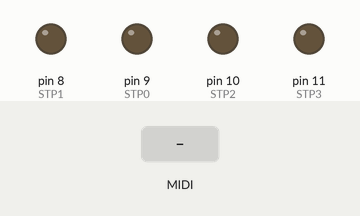
Recording of a sketch running on a simulated Arduino Uno, built with avr-gcc and run on an emulated ATmega328P. On the bench: output pins drawn as LEDs (lit = HIGH). The test bench sets the inputs (shaded band). MIDI output is not drawn.

Above: at 1.2 s.
1.3 s: MIDI note 48 received
At 1.45 s:
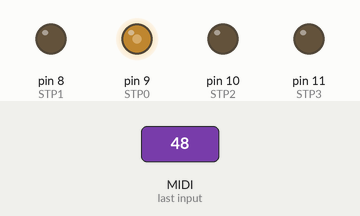
At 2.7 s:
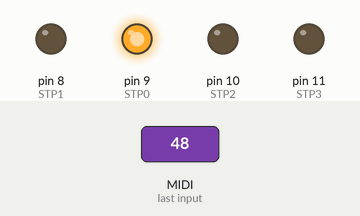
4.3 s: MIDI note 36 received
At 5.3 s:
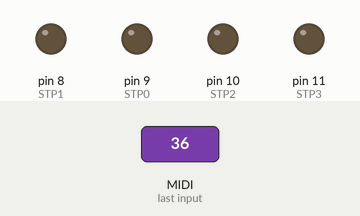
Timing chart, 0 to 7.3 s (numbered marks = the images above; inputs shaded):
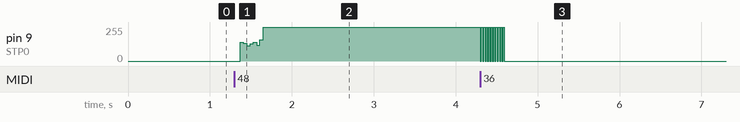

Measured:
- after the input at 1.3 s, pin 9 (STP0): 0/255 → 255/255 after 0.07 s
- after the input at 4.3 s, pin 9 (STP0): alternates 255/255 for 0.01 s and 0/255 for 0.01 s, 21 changes in all, then stays 0/255, starting at once

The sketch:

stepper_midiMAIN.ino
```cpp
#include <MIDI.h>

MIDI_CREATE_INSTANCE(HardwareSerial, Serial, MIDI);

#define set_bit(var, pin)    	var |= 1<<(unsigned char) pin
#define clr_bit(var, pin)   	var &= ~(1<<(unsigned char)pin)
#define tst_bit(var, pin)    	((var & (1<<(unsigned char) pin)) >> pin)
#define tgl_bit(var, pin)  		var ^= 1<<(unsigned char) pin

// Converts the MIDI note number to half the period for the actual note frequency
#define mtop(mid)				round(60000.0/((440.0/32.0)*pow(2,((mid-9.0)/12.0))))
//#define mtop(mid)   (int)(pow( 2,((mid-9.0)/12))*(440.0/32.0))
#define CN0						mtop(0)
#define CS0						mtop(1)
#define DN0						mtop(2)
#define DS0						mtop(3)
#define EN0						mtop(4)
#define FN0						mtop(5)
#define FS0						mtop(6)
#define GN0						mtop(7)
#define GS0						mtop(8)
#define AN0						mtop(9)
#define AS0						mtop(10)
#define BN0						mtop(11)

#define CN1						mtop(12)
#define CS1						mtop(13)
#define DN1						mtop(14)
#define DS1						mtop(15)
#define EN1						mtop(16)
#define FN1						mtop(17)
#define FS1						mtop(18)
#define GN1						mtop(19)
#define GS1						mtop(20)
#define AN1						mtop(21)
#define AS1						mtop(22)
#define BN1						mtop(23)

#define CN2						mtop(24)
#define CS2						mtop(25)
#define DN2						mtop(26)
#define DS2						mtop(27)
#define EN2						mtop(28)
#define FN2						mtop(29)
#define FS2						mtop(30)
#define GN2						mtop(31)
#define GS2						mtop(32)
#define AN2						mtop(33)
#define AS2						mtop(34)
#define BN2						mtop(35)

#define CN3						mtop(36)
#define CS3						mtop(37)
#define DN3						mtop(38)
#define DS3						mtop(39)
#define EN3						mtop(40)
#define FN3						mtop(41)
#define FS3						mtop(42)
#define GN3						mtop(43)
#define GS3						mtop(44)
#define AN3						mtop(45)
#define AS3						mtop(46)
#define BN3						mtop(47)

#define CN4						mtop(48)
#define CS4						mtop(49)
#define DN4						mtop(50)
#define DS4						mtop(51)
#define EN4						mtop(52)
#define FN4						mtop(53)
#define FS4						mtop(54)
#define GN4						mtop(55)
#define GS4						mtop(56)
#define AN4						mtop(57)
#define AS4						mtop(58)
#define BN4						mtop(59)

#define CN5						mtop(60)
#define CS5						mtop(61)
#define DN5						mtop(62)
#define DS5						mtop(63)
#define EN5						mtop(64)
#define FN5						mtop(65)
#define FS5						mtop(66)
#define GN5						mtop(67)
#define GS5						mtop(68)
#define AN5						mtop(69)
#define AS5						mtop(70)
#define BN5						mtop(71)

#define CN6						mtop(72)
#define CS6						mtop(73)
#define DN6						mtop(74)
#define DS6						mtop(75)
#define EN6						mtop(76)
#define FN6						mtop(77)
#define FS6						mtop(78)
#define GN6						mtop(79)
#define GS6						mtop(80)
#define AN6						mtop(81)
#define AS6						mtop(82)
#define BN6						mtop(83)

#define CN7						mtop(84)
#define CS7						mtop(85)
#define DN7						mtop(86)
#define DS7						mtop(87)
#define EN7						mtop(88)
#define FN7						mtop(89)
#define FS7						mtop(90)
#define GN7						mtop(91)
#define GS7						mtop(92)
#define AN7						mtop(93)
#define AS7						mtop(94)
#define BN7						mtop(95)

#define CN8						mtop(96)
#define CS8						mtop(97)
#define DN8						mtop(98)
#define DS8						mtop(99)
#define EN8						mtop(100)
#define FN8						mtop(101)
#define FS8						mtop(102)
#define GN8						mtop(103)
#define GS8						mtop(104)
#define AN8						mtop(105)
#define AS8						mtop(106)
#define BN8						mtop(107)

#define CN9						mtop(108)
#define CS9						mtop(109)
#define DN9						mtop(110)
#define DS9						mtop(111)
#define EN9						mtop(112)
#define FN9						mtop(113)
#define FS9						mtop(114)
#define GN9						mtop(115)
#define GS9						mtop(116)
#define AN9						mtop(117)
#define AS9						mtop(118)
#define BN9						mtop(119)

#define CN10					mtop(120)
#define CS10					mtop(121)
#define DN10					mtop(122)
#define DS10					mtop(123)
#define EN10					mtop(124)
#define FN10					mtop(125)
#define FS10					mtop(126)
#define GN10					mtop(127)

#define STP3 3
#define STP2 2
#define STP0 1
#define STP1 0

volatile const uint16_t period[128] = {	CN0, CS0, DN0, DS0, EN0, FN0, FS0, GN0, GS0, AN0, AS0, BN0,
										CN1, CS1, DN1, DS1, EN1, FN1, FS1, GN1, GS1, AN1, AS1, BN1,
										CN2, CS2, DN2, DS2, EN2, FN2, FS2, GN2, GS2, AN2, AS2, BN2,
										CN3, CS3, DN3, DS3, EN3, FN3, FS3, GN3, GS3, AN3, AS3, BN3,
										CN4, CS4, DN4, DS4, EN4, FN4, FS4, GN4, GS4, AN4, AS4, BN4,
										CN5, CS5, DN5, DS5, EN5, FN5, FS5, GN5, GS5, AN5, AS5, BN5,
										CN6, CS6, DN6, DS6, EN6, FN6, FS6, GN6, GS6, AN6, AS6, BN6,
										CN7, CS7, DN7, DS7, EN7, FN7, FS7, GN7, GS7, AN7, AS7, BN7,
										CN8, CS8, DN8, DS8, EN8, FN8, FS8, GN8, GS8, AN8, AS8, BN8,
										CN9, CS9, DN9, DS9, EN9, FN9, FS9, GN9, GS9, AN9, AS9, BN9,
										CN10, CS10, DN10, DS10, EN10, FN10, FS10, GN10
									};

volatile uint16_t cnt[4];
volatile uint16_t per[4];

ISR (TIMER2_COMPA_vect) {
	//OCR2A += 10;
	if ((cnt[0]++ > per[0]) && (per[0] > 0)) {
		set_bit(PINB, STP0);
		cnt[0] = 0;
	}
	if ((cnt[1]++ > per[1]) && (per[1] > 0)) {
		set_bit(PINB, STP1);
		cnt[1] = 0;
	}
	if ((cnt[2]++ > per[2]) && (per[2] > 0)) {
		set_bit(PINB, STP2);
		cnt[2] = 0;
	}
	if ((cnt[3]++ > per[3]) && (per[3] > 0)) {
		set_bit(PINB, STP3);
		cnt[3] = 0;
	}
}

void setup() {
	MIDI.begin(MIDI_CHANNEL_OMNI);
	Serial.begin(57600);

	set_bit(DDRB, STP0);
//	set_bit(DDRD, DIR0);
//	set_bit(PORTD, DIR0);

	set_bit(DDRB, STP1);
//	set_bit(DDRD, DIR1);
//	set_bit(PORTD, DIR1);

	set_bit(DDRB, STP2);
//	set_bit(DDRD, DIR2);
//	set_bit(PORTD, DIR2);

	set_bit(DDRB, STP3);
//	set_bit(DDRB, DIR3);
//	set_bit(PORTB, DIR3);

	TCCR2A = 0;
	TCCR2B = (1<<CS20);		// Turns on the timer with no prescale
	OCR2A = 10; 			// Establishes a 10us resolution for the interrupt
	TIMSK2 = (1<<OCIE2A);	// Sets the interrupt for the output compare register A
	sei();
}

void loop() {
	if (MIDI.read()) {
		byte type = MIDI.getType();
		if (type == midi::NoteOn) {
			int note = MIDI.getData1();
			int channel = MIDI.getChannel();
			per[channel-1] = period[note];
		}
		else if (type == midi::NoteOff) {
			int channel = MIDI.getChannel();
			per[channel-1] = 0;
		}

	}
}
```
